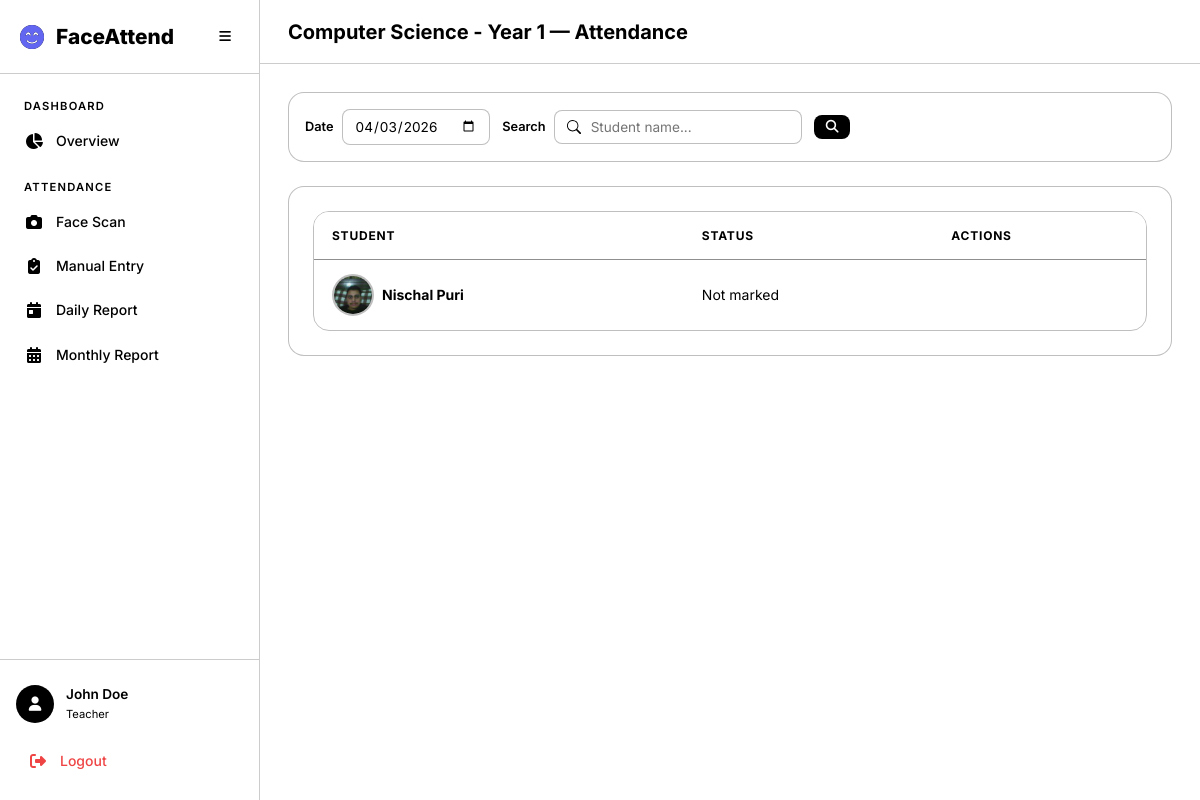
The page /attendance/teacher/class/1/ (signed in) on the database as committed earlier.
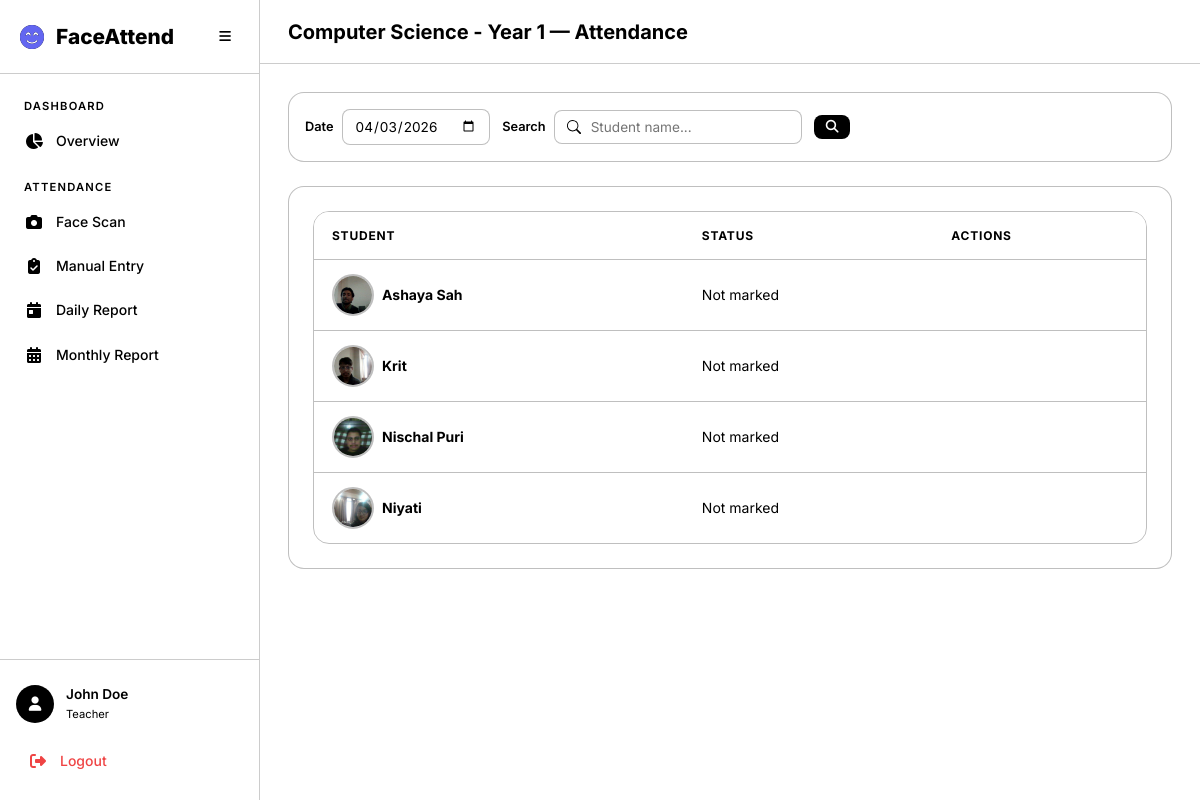
The same page on the database as committed later.
### academics/models.py (models this page shows, shortened)
class Student(models.Model):
    user = models.OneToOneField(
        settings.AUTH_USER_MODEL,
        on_delete=models.CASCADE,
        related_name='student_profile',
        null=True, blank=True,
    )
    full_name = models.CharField(max_length=300)
    profile_image = models.ImageField(upload_to='students/profiles/')
    face_encoding = models.BinaryField(null=True, blank=True, help_text='128-d face encoding as bytes')
    enrollment_year = models.PositiveIntegerField()
    faculty = models.ForeignKey(Faculty, on_delete=models.CASCADE, related_name='students')
    academic_class = models.ForeignKey(AcademicClass, on_delete=models.CASCADE, related_name='students')
    phone = models.CharField(max_length=20, blank=True)
    guardian_phone = models.CharField(max_length=20, blank=True)
    is_phone_flagged = models.BooleanField(
        default=False,
        help_text='Mark this when the student phone number is incorrect.',
    )
    is_active = models.BooleanField(default=True)
    created_at = models.DateTimeField(auto_now_add=True)
    updated_at = models.DateTimeField(auto_now=True)
    class Meta:
        ordering = ['full_name']

### attendance/views.py (the view)
# urls.py: path('teacher/class/<int:class_id>/', views.teacher_class_attendance, name='teacher_class'),
@login_required
@teacher_required
def teacher_class_attendance(request, class_id):
    ac = get_object_or_404(AcademicClass, pk=class_id, teacher=request.user)
    students = Student.objects.filter(academic_class=ac, is_active=True)
    today = timezone.localdate()
    selected_date = request.GET.get('date', today.isoformat())
    search = request.GET.get('search', '')
    if search:
        students = students.filter(full_name__icontains=search)
    attendance_records = Attendance.objects.filter(
        student__in=students, date=selected_date
    ).select_related('student')
    att_map = {a.student_id: a for a in attendance_records}
    student_list = []
    for s in students:
        att = att_map.get(s.id)
        student_list.append({
            'student': s,
            'attendance': att,
            'status': att.status if att else 'unmarked',
        })
    return render(request, 'attendance/teacher_class.html', {
        'class': ac,
        'student_list': student_list,
        'selected_date': selected_date,
        'search': search,
        'today': today,
    })

### templates/attendance/teacher_class.html (shortened to what this page needs)
{% extends 'base.html' %}
{% block page_title %}{{ class.name }} — Attendance{% endblock %}
{% block content %}
<div class="animate-fade-in">
    <form method="get" class="filters-bar mb-3">
        <div class="filter-group">
            <label>Date</label>
            <input type="date" name="date" value="{{ selected_date }}" class="filter-input"
                onchange="this.form.submit()">
        </div>
        <div class="filter-group">
            <label>Search</label>
            <input type="text" name="search" value="{{ search }}" placeholder="Student name..." class="search-input">
        </div>
        <button type="submit" class="btn btn-sm btn-primary"><i class="fas fa-search"></i></button>
    </form>
    <div class="card">
        <div class="table-container">
            <table class="data-table">
                <thead>
                    <tr>
                        <th>Student</th>
                        <th>Status</th>
                        <th>Actions</th>
                    </tr>
                </thead>
                <tbody>
                    {% for item in student_list %}
                    <tr>
                        <td>
                            <div class="d-flex align-center gap-1">
                                {% if item.student.profile_image %}
                                <img src="{{ item.student.profile_image.url }}" alt="" class="student-avatar">
                                {% endif %}
                                <strong>{{ item.student.full_name }}</strong>
                            </div>
                        </td>
                        <td>
                            {% if item.attendance %}
                            <span class="badge badge-{{ item.status }}">{{ item.attendance.get_status_display }}</span>
                            {% else %}
                            <span class="text-muted">Not marked</span>
                            {% endif %}
                        </td>
                        <td>
                        </td>
                    </tr>
                    {% empty %}
                    <tr>
                        <td colspan="3" class="text-center text-muted">No students found.</td>
                    </tr>
                    {% endfor %}
                </tbody>
            </table>
        </div>
    </div>
</div>
{% endblock %}

Rows that differ between the two databases and show on the page:
added Student: student.profile_image (picture), student.full_name "Ashaya Sah"
added Student: student.profile_image (picture), student.full_name "Krit"
added Student: student.profile_image (picture), student.full_name "Niyati"
